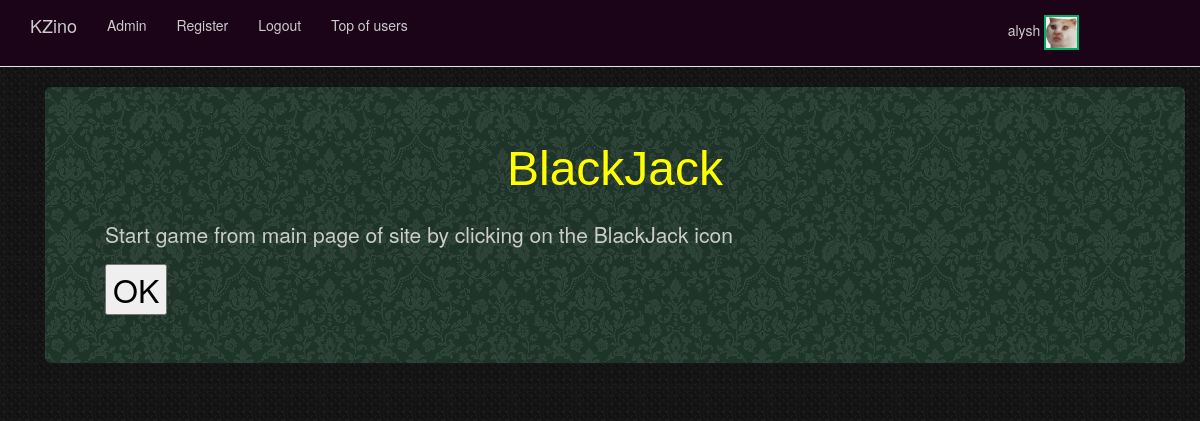
The app's page /Menu/BJ/ (signed in) with its own data.
### Menu/models.py (models this page shows, shortened)
class CustomUser(AbstractUser):
    first_name = models.CharField(max_length=200)
    last_name = models.CharField(max_length=200)
    email = models.EmailField()
    initial_balance = models.IntegerField(default=50000)
    profile_pic = models.ImageField(upload_to='profile_pics', default='profile_pics/default.jpg')
    is_banned = models.BooleanField(default=False)
    class BJboard:
        dh = list()
        ph = list()
        deck = list()
        started = False
        bet = int()
        dd = False
        banDD = False
        WJ = False
    class PT:
        started = False
        indexes_i = list()
        indexes_j = list()
        slideshow = list()
        finished = False
    class Roulette:
        message = str()
        bet = int()
        fields = dict.fromkeys([i for i in range(37)], 0)
        threePart = dict.fromkeys([1, 2, 3], 0)
        twoPart = dict.fromkeys([1, 2], 0)
        color = dict.fromkeys([1, 2], 0)
        parity = dict.fromkeys([1, 2], 0)
        row = dict.fromkeys([1, 2, 3], 0)
        all_bets = int()
        slideshow = list()
        index = int()
        started = False
        finished = False
    class Ska4ki:
        started = False
        bet1 = int()
        bet2 = int()
        bet3 = int()
        bet4 = int()
        bet5 = int()
        betALLDIE = int()
        betALLALIVE = int()
    class Slot:
        baraban_1 = []
        baraban_2 = []
        baraban_3 = []
        baraban_4 = []
        baraban_5 = []
        count = randint(10, 20)
        balance_destroyer = 0
        new_slot = [[],[],[]]

### Menu/views.py (the view, shortened to what this page needs)
# urls.py: url(r'BJ/$', views.BJ, name="BJ"),
def BJ(request):
    P21 = 0
    for i in request.user.BJboard.ph:
        P21 += i.o4ko
    if P21 == 21:
        return redirect("Menu:BJend")
    D21 = 0
    for i in request.user.BJboard.dh:
        D21 += i.o4ko
    if P21 == 21:
        return redirect("Menu:BJend")
    if request.method == 'POST' and 'stand' in request.POST:
        request.user.BJboard.dd = False
        return redirect("Menu:BJend")
    if request.method == 'POST' and 'dd' in request.POST:
        user = request.user
        user.initial_balance = user.initial_balance - request.user.BJboard.bet
        request.user.BJboard.bet = request.user.BJboard.bet * 2
        user.save()
        request.user.BJboard.dd = True
    cont = {'dealer_hand': request.user.BJboard.dh, 'player_hand': request.user.BJboard.ph,
            'started': request.user.BJboard.started, 'dd' : request.user.BJboard.dd,'bandd' : request.user.BJboard.banDD, 'WJ': request.user.BJboard.WJ}
    return render(request, 'Menu/bj.html', cont)

### templates/Menu/bj.html (shortened to what this page needs)
{% extends "Menu/base.html" %}
{% block body_block %}
<div class="container">
  <div class="jumbotron" style="background-color:#00351e; background-image:url(/static/gg1.png); color:#CCCCCC;">
     {% if WJ%}
 <p align="center"><font size="9" color="yellow" face="Arial" >WhiteJack </font></p>
      <style>
            body{background-image:url(/static/wf.png)}
        </style>
      {% else %}
      <p align="center"><font size="9" color="yellow" face="Arial" >BlackJack </font></p>
       {% endif %}
      {% if started %}
<p align="center"><font size="5" color="yellow" face="Arial" >Dealer's hand </font></p>
 <p>
 <font size="6"   face="Arial" >
	<img src="{{dealer_hand.0.foto.url}} "  width="130" height="211"/>
     <img src="/static/def.png" width="130" height="205" />
 </font>
</p>
      <p>
<p align="center"><font size="5" color="yellow" face="Arial" >Your hand </font></p>
    <img src="{{player_hand.0.foto.url}} " width="130" height="211" />
    <img src="{{player_hand.1.foto.url}} " width="130" height="211" />
 {% if player_hand.2.mast %}
           <img src="{{player_hand.2.foto.url}} " width="130" height="211" />
{% endif %}
{% if player_hand.3.mast %}
            <img src="{{player_hand.3.foto.url}} " width="130" height="211" />
{% endif %}
          {% if player_hand.4.mast %}
            <img src="{{player_hand.4.foto.url}} " width="130" height="211" />
{% endif %}
{% if player_hand.5.mast %}
            <img src="{{player_hand.5.foto.url}} " width="130" height="211" />
{% endif %}
      {% if player_hand.6.mast %}
            <img src="{{player_hand.6.foto.url}} " width="130" height="211" />
{% endif %}
      {% if player_hand.7.mast %}
            <img src="{{player_hand.7.foto.url}} " width="130" height="211" />
{% endif %}
</p>
 <p>
<font size="6"   color="white" >
   <form method="post">
    {% csrf_token %}
    <button type="submit" name="run_script" style = "background-color:black; border-radius:50px; border-color:white; width:60px; height:50px; "> Hit </button>  ᅠᅠ       <button type="submit" name="stand" style = "background-color:black; border-radius:50px; border-color:white; width:100px; height:50px;">Stand </button>   ᅠᅠ
       {% if not dd %}
       {% if not bandd %}
       <button type="submit" name="dd" style = "background-color:black; border-radius:50px; border-color:white; width:210px; height:50px;">Double down </button>
       {% endif %}
       {% endif %}
</form>
</font  >
</p>
      {% else %}
      <p>  Start game from main page of site by clicking on the BlackJack icon</p>
      <font size="6"   color="black" >
      <form action="/">
    <button type="submit" name="OK">OK</button>
</form>
</font >
   {% endif %}
  </div>
</div>
{% endblock %}

### templates/Menu/base.html (shortened to what this page needs)
<!DOCTYPE html>
<html>
  <head>
    <link rel="stylesheet" href="https://maxcdn.bootstrapcdn.com/bootstrap/3.3.7/css/bootstrap.min.css">
  </head>
  <body>
  {% if user.is_banned %}
  {% else %}
   <nav class="navbar navbar-default navbar-static-top" style="background-color:#1b0318; color:#CCCCCC;">
      <div class="container">
        <ul class="nav navbar-nav" style="background-color:#1b0318; color:#CCCCCC;">
          <li><a class="navbar-brand" style="color:#CCCCCC;" href="{% url 'index' %}">KZino</a></li>
          <li><a class="navbar-link"style="color:#CCCCCC;" href="{% url 'admin:index' %}">Admin</a></li>
          <li><a class="navbar-link"style="color:#CCCCCC;" href="{% url 'Menu:register' %}">Register</a></li>
          {% if user.is_authenticated %}
            <li><a href="{% url 'logout' %}" style="color:#CCCCCC;">Logout</a></li>
          {% else %}
            <li><a class="navbar-link"style="color:#CCCCCC;" href="{% url 'Menu:user_login' %}">Login</a></li>
          {% endif %}
            <li><a class="navbar-link"style="color:#CCCCCC;" href="{% url 'Menu:TopU' %}"> Top of users </a></li>
             <li><a class="navbar-link"style="color:#CCCCCC;">  </a></li>
             <li><a class="navbar-link"style="color:#CCCCCC;">  </a></li>
            <li><a class="navbar-link"style="color:#CCCCCC;">  </a></li>
            <li><a class="navbar-link"style="color:#CCCCCC;">  </a></li>
            <li><a class="navbar-link"style="color:#CCCCCC;">  </a></li>
            <li><a class="navbar-link"style="color:#CCCCCC;">  </a></li>
            <li><a class="navbar-link"style="color:#CCCCCC;">  </a></li>
            <li><a class="navbar-link"style="color:#CCCCCC;">  </a></li>
            <li><a class="navbar-link"style="color:#CCCCCC;">  </a></li>
            <li><a class="navbar-link"style="color:#CCCCCC;">  </a></li>
            <li><a class="navbar-link"style="color:#CCCCCC;">  </a></li>
            <li><a class="navbar-link"style="color:#CCCCCC;">  </a></li>
            <li><a class="navbar-link"style="color:#CCCCCC;">  </a></li>
            <li><a class="navbar-link"style="color:#CCCCCC;">  </a></li>
            <li><a class="navbar-link"style="color:#CCCCCC;">  </a></li>
            <li><a class="navbar-link"style="color:#CCCCCC;">  </a></li>
            <li><a class="navbar-link"style="color:#CCCCCC;">  </a></li>
            <li><a class="navbar-link"style="color:#CCCCCC;">  </a></li>
            <li><a class="navbar-link"style="color:#CCCCCC;">  </a></li>
            {% if user.is_authenticated %}
            <li><a class="navbar-link"style="color:#CCCCCC;" href="{% url 'Menu:Cabinet' %}">  {{user.username}} <img src="{{user.profile_pic.url}} " width="35" height="35" class="border1" /> </a>
   </li>
            {% endif %}
{% endif %}
</ul>
      </div>
    </nav>
    <div class="container">
    {% block body_block %}
    {% endblock %}
    </div>
  </body>
</html>

### templates/Menu/base.html (style rules this page uses)
.border1 { border: 2px solid #00af64; }
.navbar { height: 67px !important; }
body { background-image:url(/static/b1.jpg) }

### templates/Menu/bj.html (style rules this page uses)
body { background-image:url(/static/b123.png) }

### records on screen
CustomUser: username "alysh", profile_pic (picture)
